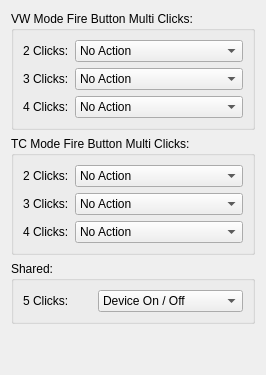
          <widget class="QWidget" name="tab_13">
           <attribute name="title">
            <string>Multi Clicks</string>
           </attribute>
           <layout class="QVBoxLayout" name="verticalLayout_11">
            <item>
             <widget class="QGroupBox" name="groupBox_6">
              <property name="title">
               <string>VW Mode Fire Button Multi Clicks:</string>
              </property>
              <layout class="QGridLayout" name="gridLayout_8">
               <item row="0" column="0">
                <widget class="QLabel" name="label_13">
                 <property name="text">
                  <string>2 Clicks:</string>
                 </property>
                </widget>
               </item>
               <item row="0" column="1">
                <widget class="QComboBox" name="controlsMultiVW2Combo">
                 <item>
                  <property name="text">
                   <string>No Action</string>
                  </property>
                 </item>
                 <item>
                  <property name="text">
                   <string>Edit</string>
                  </property>
                 </item>
                 <item>
                  <property name="text">
                   <string>Select Profile</string>
                  </property>
                 </item>
                 <item>
                  <property name="text">
                   <string>TDom</string>
                  </property>
                 </item>
                 <item>
                  <property name="text">
                   <string>Show Clock</string>
                  </property>
                 </item>
                 <item>
                  <property name="text">
                   <string>Device On / Off</string>
                  </property>
                 </item>
                 <item>
                  <property name="text">
                   <string>LSL On / Off</string>
                  </property>
                 </item>
                 <item>
                  <property name="text">
                   <string>Main Menu</string>
                  </property>
                 </item>
                 <item>
                  <property name="text">
                   <string>Preheat Menu</string>
                  </property>
                 </item>
                 <item>
                  <property name="text">
                   <string>Edit Profile</string>
                  </property>
                 </item>
                 <item>
                  <property name="text">
                   <string>Smart On / Off</string>
                  </property>
                 </item>
                 <item>
                  <property name="text">
                   <string>Info Screen</string>
                  </property>
                 </item>
                 <item>
                  <property name="text">
                   <string>Reset Counters</string>
                  </property>
                 </item>
                 <item>
                  <property name="text">
                   <string>Stealth On / Off</string>
                  </property>
                 </item>
                 <item>
                  <property name="text">
                   <string>Key Lock / Unlock</string>
                  </property>
                 </item>
                 <item>
                  <property name="text">
                   <string>Resistance Lock / Unlock</string>
                  </property>
                 </item>
                 <item>
                  <property name="text">
                   <string>Power Bank</string>
                  </property>
                 </item>
                 <item>
                  <property name="text">
                   <string>Device Lock / Unlock</string>
                  </property>
                 </item>
                 <item>
                  <property name="text">
                   <string>Re-Read Resistance</string>
                  </property>
                 </item>
                 <item>
                  <property name="text">
                   <string>Re-Detect Atomizer</string>
                  </property>
                 </item>
                 <item>
                  <property name="text">
                   <string>Autofire</string>
                  </property>
                 </item>
                </widget>
               </item>
               <item row="1" column="0">
                <widget class="QLabel" name="label_14">
                 <property name="text">
                  <string>3 Clicks:</string>
                 </property>
                </widget>
               </item>
               <item row="2" column="0">
                <widget class="QLabel" name="label_21">
                 <property name="text">
                  <string>4 Clicks:</string>
                 </property>
                </widget>
               </item>
               <item row="1" column="1">
                <widget class="QComboBox" name="controlsMultiVW3Combo">
                 <item>
                  <property name="text">
                   <string>No Action</string>
                  </property>
                 </item>
                 <item>
                  <property name="text">
                   <string>Edit</string>
                  </property>
                 </item>
                 <item>
                  <property name="text">
                   <string>Select Profile</string>
                  </property>
                 </item>
                 <item>
                  <property name="text">
                   <string>TDom</string>
                  </property>
                 </item>
                 <item>
                  <property name="text">
                   <string>Show Clock</string>
                  </property>
                 </item>
                 <item>
                  <property name="text">
                   <string>Device On / Off</string>
                  </property>
                 </item>
                 <item>
                  <property name="text">
                   <string>LSL On / Off</string>
                  </property>
                 </item>
                 <item>
                  <property name="text">
                   <string>Main Menu</string>
                  </property>
                 </item>
                 <item>
                  <property name="text">
                   <string>Preheat Menu</string>
                  </property>
                 </item>
                 <item>
                  <property name="text">
                   <string>Edit Profile</string>
                  </property>
                 </item>
                 <item>
                  <property name="text">
                   <string>Smart On / Off</string>
                  </property>
                 </item>
                 <item>
                  <property name="text">
                   <string>Info Screen</string>
                  </property>
                 </item>
                 <item>
                  <property name="text">
                   <string>Reset Counters</string>
                  </property>
                 </item>
                 <item>
                  <property name="text">
                   <string>Stealth On / Off</string>
                  </property>
                 </item>
                 <item>
                  <property name="text">
                   <string>Key Lock / Unlock</string>
                  </property>
                 </item>
                 <item>
                  <property name="text">
                   <string>Resistance Lock / Unlock</string>
                  </property>
                 </item>
                 <item>
                  <property name="text">
                   <string>Power Bank</string>
                  </property>
                 </item>
                 <item>
                  <property name="text">
                   <string>Device Lock / Unlock</string>
                  </property>
                 </item>
                 <item>
                  <property name="text">
                   <string>Re-Read Resistance</string>
                  </property>
                 </item>
                 <item>
                  <property name="text">
                   <string>Re-Detect Atomizer</string>
                  </property>
                 </item>
                 <item>
                  <property name="text">
                   <string>Autofire</string>
                  </property>
                 </item>
                </widget>
               </item>
               <item row="2" column="1">
                <widget class="QComboBox" name="controlsMultiVW4Combo">
                 <item>
                  <property name="text">
                   <string>No Action</string>
                  </property>
                 </item>
                 <item>
                  <property name="text">
                   <string>Edit</string>
                  </property>
                 </item>
                 <item>
                  <property name="text">
                   <string>Select Profile</string>
                  </property>
                 </item>
                 <item>
                  <property name="text">
                   <string>TDom</string>
                  </property>
                 </item>
                 <item>
                  <property name="text">
                   <string>Show Clock</string>
                  </property>
                 </item>
                 <item>
                  <property name="text">
                   <string>Device On / Off</string>
                  </property>
                 </item>
                 <item>
                  <property name="text">
                   <string>LSL On / Off</string>
                  </property>
                 </item>
                 <item>
                  <property name="text">
                   <string>Main Menu</string>
                  </property>
                 </item>
                 <item>
                  <property name="text">
                   <string>Preheat Menu</string>
                  </property>
                 </item>
                 <item>
                  <property name="text">
                   <string>Edit Profile</string>
                  </property>
                 </item>
                 <item>
                  <property name="text">
                   <string>Smart On / Off</string>
                  </property>
                 </item>
                 <item>
                  <property name="text">
                   <string>Info Screen</string>
                  </property>
                 </item>
                 <item>
                  <property name="text">
                   <string>Reset Counters</string>
                  </property>
                 </item>
                 <item>
                  <property name="text">
                   <string>Stealth On / Off</string>
                  </property>
                 </item>
                 <item>
                  <property name="text">
                   <string>Key Lock / Unlock</string>
                  </property>
                 </item>
                 <item>
                  <property name="text">
                   <string>Resistance Lock / Unlock</string>
                  </property>
                 </item>
                 <item>
                  <property name="text">
                   <string>Power Bank</string>
                  </property>
                 </item>
                 <item>
                  <property name="text">
                   <string>Device Lock / Unlock</string>
                  </property>
                 </item>
                 <item>
                  <property name="text">
                   <string>Re-Read Resistance</string>
                  </property>
                 </item>
                 <item>
                  <property name="text">
                   <string>Re-Detect Atomizer</string>
                  </property>
                 </item>
                 <item>
                  <property name="text">
                   <string>Autofire</string>
                  </property>
                 </item>
                </widget>
               </item>
              </layout>
             </widget>
            </item>
            <item>
             <widget class="QGroupBox" name="groupBox_7">
              <property name="title">
               <string>TC Mode Fire Button Multi Clicks:</string>
              </property>
              <layout class="QGridLayout" name="gridLayout_9">
               <item row="1" column="0">
                <widget class="QLabel" name="label_44">
                 <property name="text">
                  <string>3 Clicks:</string>
                 </property>
                </widget>
               </item>
               <item row="2" column="0">
                <widget class="QLabel" name="label_42">
                 <property name="text">
                  <string>4 Clicks:</string>
                 </property>
                </widget>
               </item>
               <item row="0" column="0">
                <widget class="QLabel" name="label_43">
                 <property name="text">
                  <string>2 Clicks:</string>
                 </property>
                </widget>
               </item>
               <item row="0" column="1">
                <widget class="QComboBox" name="controlsMultiTC2Combo">
                 <item>
                  <property name="text">
                   <string>No Action</string>
                  </property>
                 </item>
                 <item>
                  <property name="text">
                   <string>Edit</string>
                  </property>
                 </item>
                 <item>
                  <property name="text">
                   <string>Select Profile</string>
                  </property>
                 </item>
                 <item>
                  <property name="text">
                   <string>TDom</string>
                  </property>
                 </item>
                 <item>
                  <property name="text">
                   <string>Show Clock</string>
                  </property>
                 </item>
                 <item>
                  <property name="text">
                   <string>Device On / Off</string>
                  </property>
                 </item>
                 <item>
                  <property name="text">
                   <string>LSL On / Off</string>
                  </property>
                 </item>
                 <item>
                  <property name="text">
                   <string>Main Menu</string>
                  </property>
                 </item>
                 <item>
                  <property name="text">
                   <string>Preheat Menu</string>
                  </property>
                 </item>
                 <item>
                  <property name="text">
                   <string>Edit Profile</string>
                  </property>
                 </item>
                 <item>
                  <property name="text">
                   <string>Smart On / Off</string>
                  </property>
                 </item>
                 <item>
                  <property name="text">
                   <string>Info Screen</string>
                  </property>
                 </item>
                 <item>
                  <property name="text">
                   <string>Reset Counters</string>
                  </property>
                 </item>
                 <item>
                  <property name="text">
                   <string>Stealth On / Off</string>
                  </property>
                 </item>
                 <item>
                  <property name="text">
                   <string>Key Lock / Unlock</string>
                  </property>
                 </item>
                 <item>
                  <property name="text">
                   <string>Resistance Lock / Unlock</string>
                  </property>
                 </item>
                 <item>
                  <property name="text">
                   <string>Power Bank</string>
                  </property>
                 </item>
                 <item>
                  <property name="text">
                   <string>Device Lock / Unlock</string>
                  </property>
                 </item>
                 <item>
                  <property name="text">
                   <string>Re-Read Resistance</string>
                  </property>
                 </item>
                 <item>
                  <property name="text">
                   <string>Re-Detect Atomizer</string>
                  </property>
                 </item>
                 <item>
                  <property name="text">
                   <string>Autofire</string>
                  </property>
                 </item>
                </widget>
               </item>
               <item row="1" column="1">
                <widget class="QComboBox" name="controlsMultiTC3Combo">
                 <item>
                  <property name="text">
                   <string>No Action</string>
                  </property>
                 </item>
                 <item>
                  <property name="text">
                   <string>Edit</string>
                  </property>
                 </item>
                 <item>
                  <property name="text">
                   <string>Select Profile</string>
                  </property>
                 </item>
                 <item>
                  <property name="text">
                   <string>TDom</string>
                  </property>
                 </item>
                 <item>
                  <property name="text">
                   <string>Show Clock</string>
                  </property>
                 </item>
                 <item>
                  <property name="text">
                   <string>Device On / Off</string>
                  </property>
                 </item>
                 <item>
                  <property name="text">
                   <string>LSL On / Off</string>
                  </property>
                 </item>
                 <item>
                  <property name="text">
                   <string>Main Menu</string>
                  </property>
                 </item>
                 <item>
                  <property name="text">
                   <string>Preheat Menu</string>
                  </property>
                 </item>
                 <item>
                  <property name="text">
                   <string>Edit Profile</string>
                  </property>
                 </item>
                 <item>
                  <property name="text">
                   <string>Smart On / Off</string>
                  </property>
                 </item>
                 <item>
                  <property name="text">
                   <string>Info Screen</string>
                  </property>
                 </item>
                 <item>
                  <property name="text">
                   <string>Reset Counters</string>
                  </property>
                 </item>
                 <item>
                  <property name="text">
                   <string>Stealth On / Off</string>
                  </property>
                 </item>
                 <item>
                  <property name="text">
                   <string>Key Lock / Unlock</string>
                  </property>
                 </item>
                 <item>
                  <property name="text">
                   <string>Resistance Lock / Unlock</string>
                  </property>
                 </item>
                 <item>
                  <property name="text">
                   <string>Power Bank</string>
                  </property>
                 </item>
                 <item>
                  <property name="text">
                   <string>Device Lock / Unlock</string>
                  </property>
                 </item>
                 <item>
                  <property name="text">
                   <string>Re-Read Resistance</string>
                  </property>
                 </item>
                 <item>
                  <property name="text">
                   <string>Re-Detect Atomizer</string>
                  </property>
                 </item>
                 <item>
                  <property name="text">
                   <string>Autofire</string>
                  </property>
                 </item>
                </widget>
               </item>
               <item row="2" column="1">
                <widget class="QComboBox" name="controlsMultiTC4Combo">
                 <item>
                  <property name="text">
                   <string>No Action</string>
                  </property>
                 </item>
                 <item>
                  <property name="text">
                   <string>Edit</string>
                  </property>
                 </item>
                 <item>
                  <property name="text">
                   <string>Select Profile</string>
                  </property>
                 </item>
                 <item>
                  <property name="text">
                   <string>TDom</string>
                  </property>
                 </item>
                 <item>
                  <property name="text">
                   <string>Show Clock</string>
                  </property>
                 </item>
                 <item>
                  <property name="text">
                   <string>Device On / Off</string>
                  </property>
                 </item>
                 <item>
                  <property name="text">
                   <string>LSL On / Off</string>
                  </property>
                 </item>
                 <item>
                  <property name="text">
                   <string>Main Menu</string>
                  </property>
                 </item>
                 <item>
                  <property name="text">
                   <string>Preheat Menu</string>
                  </property>
                 </item>
                 <item>
                  <property name="text">
                   <string>Edit Profile</string>
                  </property>
                 </item>
                 <item>
                  <property name="text">
                   <string>Smart On / Off</string>
                  </property>
                 </item>
                 <item>
                  <property name="text">
                   <string>Info Screen</string>
                  </property>
                 </item>
                 <item>
                  <property name="text">
                   <string>Reset Counters</string>
                  </property>
                 </item>
                 <item>
                  <property name="text">
                   <string>Stealth On / Off</string>
                  </property>
                 </item>
                 <item>
                  <property name="text">
                   <string>Key Lock / Unlock</string>
                  </property>
                 </item>
                 <item>
                  <property name="text">
                   <string>Resistance Lock / Unlock</string>
                  </property>
                 </item>
                 <item>
                  <property name="text">
                   <string>Power Bank</string>
                  </property>
                 </item>
                 <item>
                  <property name="text">
                   <string>Device Lock / Unlock</string>
                  </property>
                 </item>
                 <item>
                  <property name="text">
                   <string>Re-Read Resistance</string>
                  </property>
                 </item>
                 <item>
                  <property name="text">
                   <string>Re-Detect Atomizer</string>
                  </property>
                 </item>
                 <item>
                  <property name="text">
                   <string>Autofire</string>
                  </property>
                 </item>
                </widget>
               </item>
              </layout>
             </widget>
            </item>
            <item>
             <widget class="QGroupBox" name="groupBox_8">
              <property name="sizePolicy">
               <sizepolicy hsizetype="Preferred" vsizetype="Minimum">
                <horstretch>0</horstretch>
                <verstretch>0</verstretch>
               </sizepolicy>
              </property>
              <property name="title">
               <string>Shared:</string>
              </property>
              <layout class="QGridLayout" name="gridLayout_10">
               <item row="0" column="1">
                <widget class="QComboBox" name="controlsMulti5Combo">
                 <item>
                  <property name="text">
                   <string>Device On / Off</string>
                  </property>
                 </item>
                 <item>
                  <property name="text">
                   <string>Device Lock / Unlock</string>
                  </property>
                 </item>
                </widget>
               </item>
               <item row="0" column="0">
                <widget class="QLabel" name="label_46">
                 <property name="text">
                  <string>5 Clicks:</string>
                 </property>
                </widget>
               </item>
              </layout>
             </widget>
            </item>
            <item>
             <spacer name="verticalSpacer_19">
              <property name="orientation">
               <enum>Qt::Vertical</enum>
              </property>
              <property name="sizeHint" stdset="0">
               <size>
                <width>20</width>
                <height>40</height>
               </size>
              </property>
             </spacer>
            </item>
           </layout>
          </widget>
